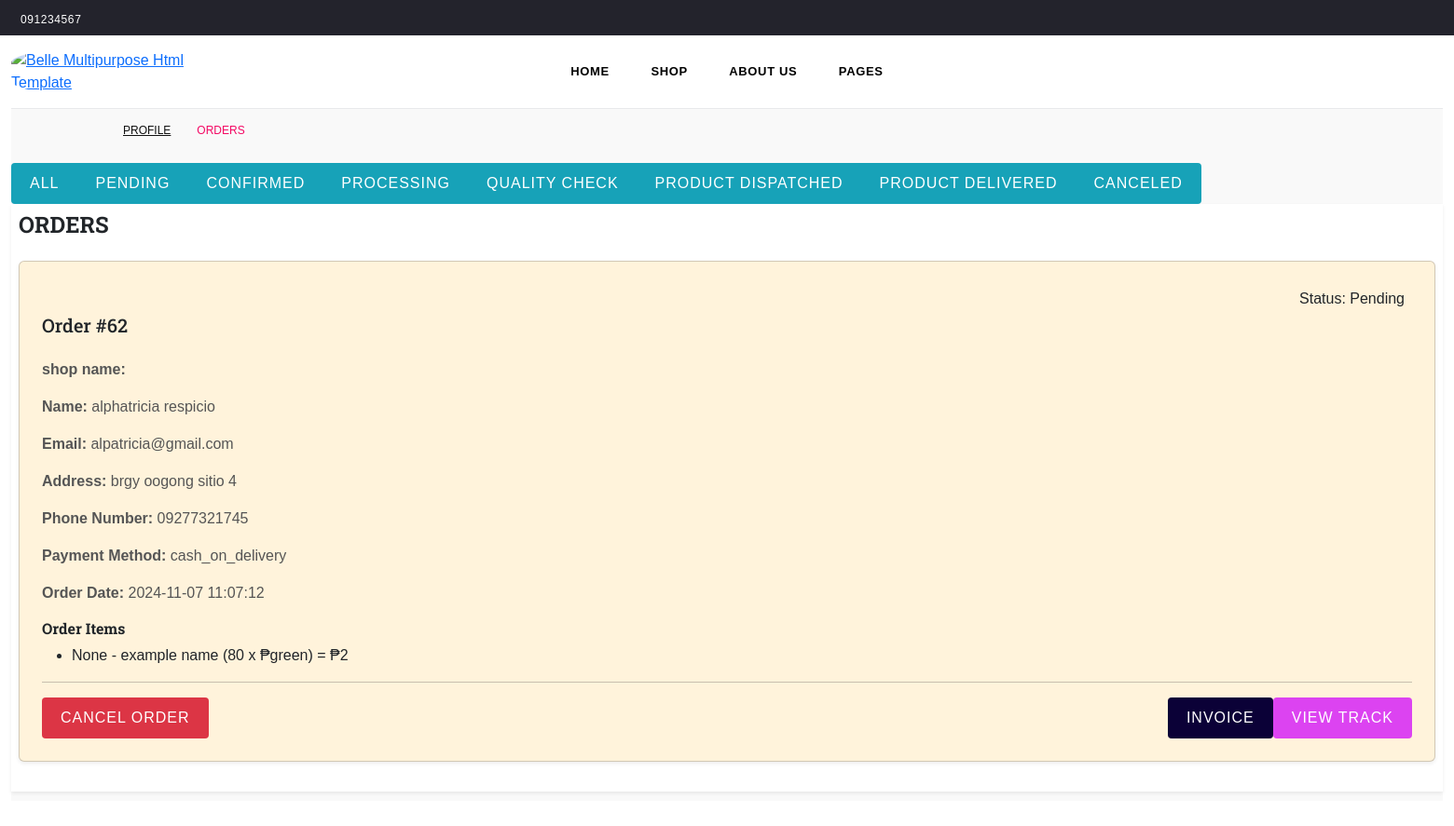
The app's page /order (signed in), older data.
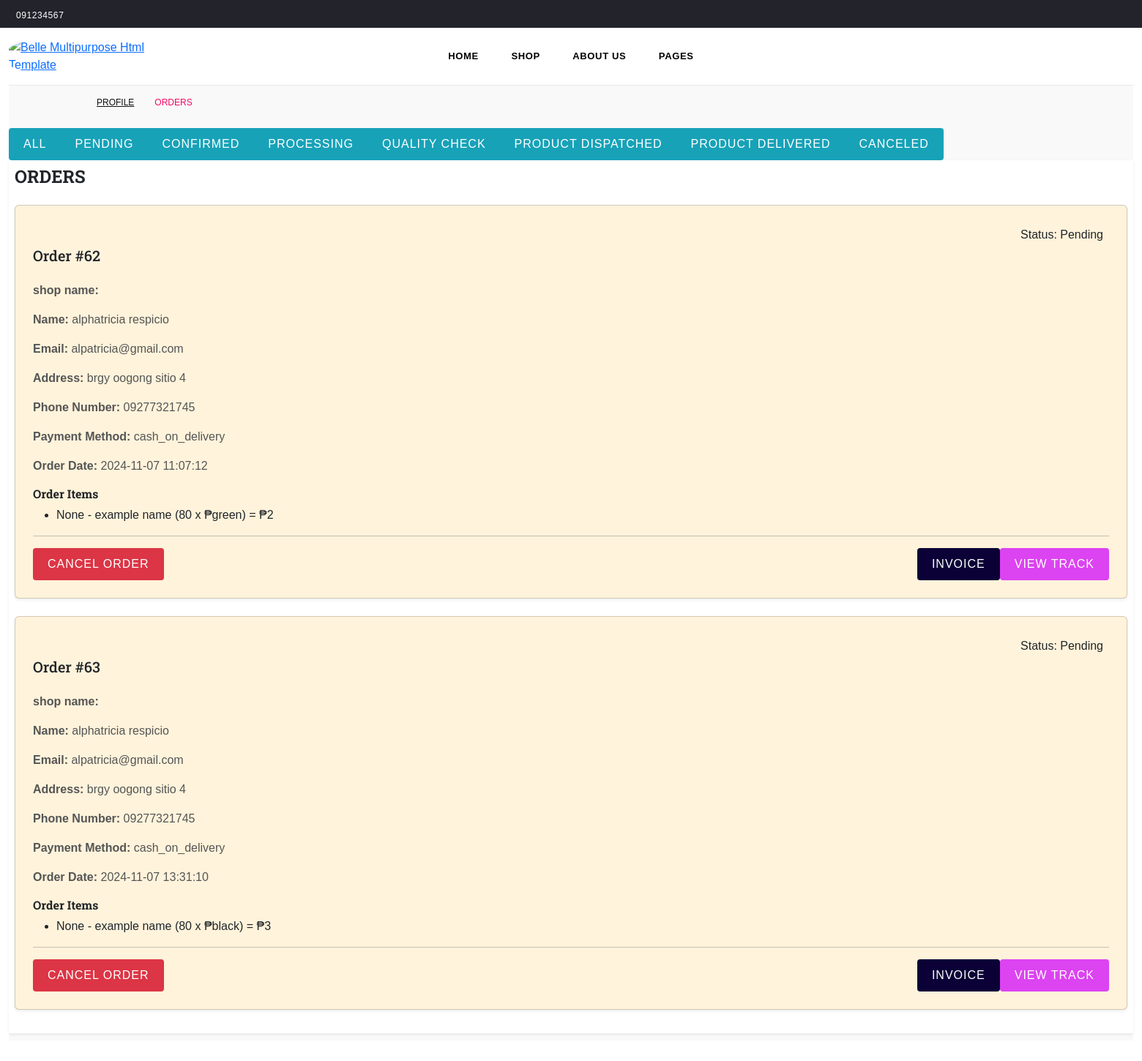
The same page, newer data.
### tables this page shows
CREATE TABLE "order_items" (
	"item_id"	INTEGER,
	"order_id"	INTEGER,
	"product_name"	TEXT,
	"variation"	TEXT,
	"product_price"	INTEGER,
	"quantity"	INTEGER,
	"subtotal"	INTEGER,
	"shop_name"	TEXT,
	"selected_items"	TEXT,
	"shipping_cost"	INTEGER,
	FOREIGN KEY("order_id") REFERENCES "orders"("order_id"),
	PRIMARY KEY("item_id" AUTOINCREMENT)
);

CREATE TABLE "orders" (
	"order_id"	INTEGER,
	"firstname"	TEXT,
	"lastname"	TEXT,
	"email"	TEXT,
	"address"	TEXT,
	"phone_number"	TEXT,
	"payment_method"	TEXT,
	"order_date"	DATETIME DEFAULT CURRENT_TIMESTAMP,
	"status"	TEXT,
	"shop_name"	TEXT,
	"cancellation_status"	TEXT,
	"cancellation_reason"	TEXT,
	"cancel_status"	TEXT,
	"seller_decision"	TEXT,
	PRIMARY KEY("order_id" AUTOINCREMENT)
);

### app.py (the view)
@app.route('/order', methods=['GET'])
def order_detail():
    user_email = session.get('email')
    if not user_email:
        flash('Please log in to view order details.', 'error')
        return redirect(url_for('login'))
    conn = sqlite3.connect('users.db')
    cursor = conn.cursor()
    filter_status = request.args.get('status', 'all')
    query = '''
    SELECT orders.order_id, firstname, lastname, email, address, phone_number, payment_method, order_date, status, cancel_status,
        product_name, variation, product_price, quantity, subtotal
    FROM orders
    JOIN order_items ON orders.order_id = order_items.order_id
    WHERE orders.email = ? AND (orders.status = ? OR ? = 'all')
    ORDER BY orders.order_id, order_items.item_id
    '''
    params = (user_email, filter_status, filter_status)  # Fix the duplicate status placeholder
    cursor.execute(query, params)
    rows = cursor.fetchall()
    orders = {}
    for row in rows:
        order_id = row[0]
        if order_id not in orders:
            orders[order_id] = {
                'order_id': row[0],
                'firstname': row[1],
                'lastname': row[2],
                'email': row[3],
                'address': row[4],
                'phone_number': row[5],
                'payment_method': row[6],
                'order_date': row[7],
                'status': row[8],
                'order_items': [],
            }
        orders[order_id]['order_items'].append({
            'product_name': row[9],
            'variation': row[10],
            'product_price': row[11],
            'quantity': row[12],
            'subtotal': row[13],
        })
    conn.close()
    return render_template('order_detail.html', orders=orders.values(), filter_status=filter_status)

### app.py (called while the page is built)
@app.teardown_appcontext
def close_connection(exception):
    db = getattr(g, 'db', None)  # Use 'db' instead of '_database'
    if db is not None:
        db.close()

### templates/order_detail.html (shortened to what the changed rows need)
<!DOCTYPE html>
<html lang="en">
<head>
    <link rel="stylesheet" href="https://cdnjs.cloudflare.com/ajax/libs/animate.css/4.1.1/animate.min.css"
 />
    <link rel="stylesheet" href="https://cdn.jsdelivr.net/npm/sweetalert2@11.1.4/dist/sweetalert2.min.css">
    <link rel="stylesheet" href="/static/assets/css/plugins.css">
    <link rel="stylesheet" href="/static/assets/css/bootstrap.min.css">
    <link rel="stylesheet" href="/static/assets/css/style.css">
    <link rel="stylesheet" href="/static/assets/css/responsive.css">
</head>
<body>
    <div class="pageWrapper">
        <div class="header-wrap classicHeader animated d-flex">
            <div class="container-fluid">
                <div class="row align-items-center">
    <div>
{% extends 'base.html' %}
{% block content %}
<div class="bredcrumbWrap">
    <br>
    <div class="osahan-account-page-right shadow-sm bg-white p-2 h-100 w-500">
        <div class="tab-content" id="myTabContent">
            <div class="tab-pane fade active show" id="orders" role="tabpanel" aria-labelledby="orders-tab">
                {% for order in orders %}
                    <div class=" card mb-4 order-list shadow-sm" style="background-color: #fff3db;">
                        <div class="gold-members p-4">
                            <div class="media">
                                <div class="media-body">
                                    <div class="text-right py-1 px-2"><span class="text-medium">Status:</span> {{ order['status'] }}</div>
                                    <h5 class="mt-0 mb-4">Order #{{ order.order_id }}</h5>
                                    <p><strong>shop name:</strong> {{ order.shop_name }}</p>
                                    <p><strong>Name:</strong> {{ order.firstname }} {{ order.lastname }}</p>
                                    <p><strong>Email:</strong> {{ order.email }}</p>
                                    <p><strong>Address:</strong> {{ order.address }}</p>
                                    <p><strong>Phone Number:</strong> {{ order.phone_number }}</p>
                                    <p><strong>Payment Method:</strong> {{ order.payment_method }}</p>
                                    <p><strong>Order Date:</strong> {{ order.order_date }}</p>
                                    <h6 class="font-weight-bold mt-3">Order Items</h6>
                                    <ul>
                                        {% if 'order_items' in order %}
                                            {% for item in order.order_items %}
                                                <li>{{ item.product_name }} - {{ item.variation }} ({{ item.quantity }} x ₱{{ item.product_price }}) = ₱{{ item.subtotal }}</li>
                                            {% endfor %}
                                        {% endif %}
                                    </ul>
                                    <hr>
                                    <div class="float-right">
                                        <a class="btn btn-sm btn-primary" style="background-color: #dc43f1;" href="/order_tracking/{{ order.order_id }}">view track</a>
                                    </div>
                                    <div class="float-right">
                                        <a class="btn btn-sm btn-primary" style="background-color: #0b0137;" href="/order_confirmation/{{ order.order_id }}">invoice</a>
                                    </div>
                                    {% if order['status'] == 'Pending' %}
<div class="float-left">
    <button type="button" class="btn btn-sm btn-danger" data-bs-toggle="modal" data-bs-target="#cancelOrderModal{{ order.order_id }}">
        Cancel Order
    </button>
</div>
{% endif %}
                                </div>
                            </div>
                        </div>
                    </div>
                {% endfor %}
            </div>
        </div>
    </div>
</div>
{% endblock %}

Row changes from the older to the newer data that the page shows:
added order_items: status "Pending", order_id "63", firstname "alphatricia", lastname "respicio", email "alpatricia@gmail.com", address "brgy oogong sitio 4", phone_number "09277321745", payment_method "cash_on_delivery", order_date "2024-11-07 13:31:10", product_name "None", variation "example name", quantity "80", product_price "black", subtotal "3"
